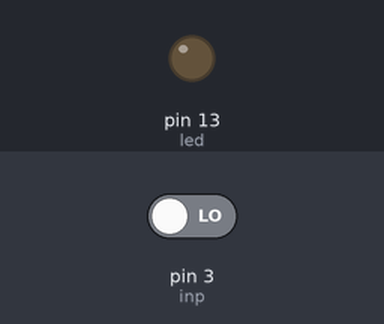
Recording of a sketch running on a simulated Arduino Uno, built with avr-gcc and run on an emulated ATmega328P. Parts: output pins drawn as LEDs (lit = HIGH). Inputs (shaded band) come from the test bench; at power-on: pin 3 (inp) LOW.

Above: at 1.2 s.
1.3 s: pin 3 (inp) driven HIGH
At 2.5 s:
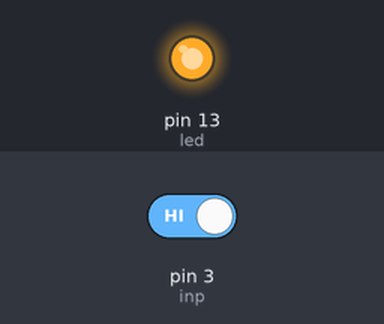
2.8 s: pin 3 (inp) driven LOW
At 3.7 s:
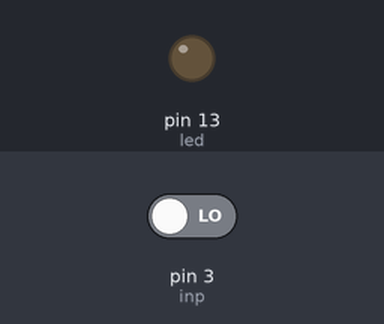
Timing chart, 0 to 5.8 s (numbered marks = the images above; inputs shaded):
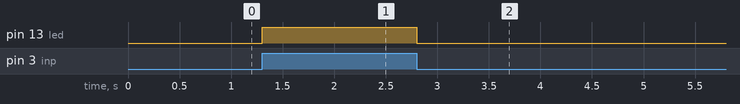

Measured:
- after the input at 1.3 s, pin 13 (led): LOW → HIGH at once
- after the input at 2.8 s, pin 13 (led): HIGH → LOW at once

The sketch:

Part-05.ino
```cpp
int led = 13;
int inp = 3;
int state;

void setup() {
  // put your setup code here, to run once:

  pinMode(led,OUTPUT);
  pinMode(inp,INPUT);

}

void loop() {
  // put your main code here, to run repeatedly:

  state = digitalRead(inp);
  digitalWrite(led, state);
  //delay(1000);
  //digitalWrite(led, LOW);
  //delay(1000);

}
```
